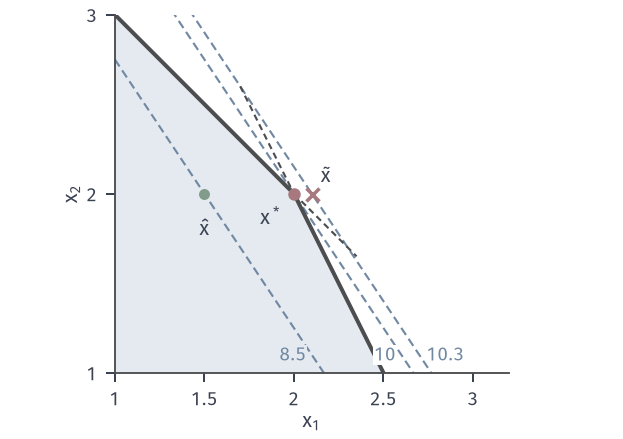

Recreate this plot in Python.
from pathlib import Path
import sys
ROOT = next(p for p in Path(__file__).resolve().parents if (p/'build.sh').is_file() and (p/'tex/book.tex').is_file())
sys.path.insert(0, str(ROOT/'figures/00-shared/mathematical-preliminaries-upper/00-shared/comprehension-figures'))
from support import figure, save, BLUE, GREEN, YELLOW, RED, PURPLE, INK, MUTED, GRID, BLUE_FILL, GREEN_FILL, YELLOW_FILL, RED_FILL, PURPLE_FILL
import numpy as np
HERE = Path(__file__).resolve().parent
STROKE = '#4C4D4F'
def panel(fig, left, right, top, bottom, wspace):
    fig.set_layout_engine(None)
    fig.subplots_adjust(left=left, right=right, top=top, bottom=bottom, wspace=wspace)
def tags(fig, axes):
    for ax, s in zip(axes, ('(a)', '(b)', '(c)', '(d)')):
        p = ax.get_position(); fig.text((p.x0+p.x1)/2, .015, s, ha='center', va='bottom')

# 资源分配：不可行点的目标值可以低于最优值。
fig, ax = figure(width_mm=88, height_mm=62)
poly=np.array([[1,1],[2.5,1],[2,2],[1,3]])
ax.fill(poly[:,0],poly[:,1],facecolor=BLUE_FILL,edgecolor='none',zorder=0)
s=np.array([1,2.0]); ax.plot(s,4-s,color=STROKE,lw=1.6,zorder=2); s=np.array([2.0,2.5]); ax.plot(s,6-2*s,color=STROKE,lw=1.6,zorder=2)
s=np.array([2,2.35]); ax.plot(s,4-s,color=STROKE,lw=.85,ls=(0,(3,2))); s=np.array([1.7,2]); ax.plot(s,6-2*s,color=STROKE,lw=.85,ls=(0,(3,2)))
for c,lab in ((8.5,'利润 8.5'),(10,'利润 10'),(10.3,'利润 10.3')):
    x=np.array([1,2.9]); ax.plot(x,(c-3*x)/2,color=BLUE,lw=.85,ls=(0,(4,2.2)),zorder=1)
ax.text(2.07,1.1,'8.5',ha='right',va='center',color=BLUE,fontsize=7.5,bbox=dict(fc=BLUE_FILL,ec='none',pad=.4))
ax.text(2.57,1.1,'10',ha='right',va='center',color=BLUE,fontsize=7.5,bbox=dict(fc='white',ec='none',pad=.4))
ax.text(2.74,1.1,'10.3',ha='left',va='center',color=BLUE,fontsize=7.5)
ax.plot([2],[2],'o',ms=5,color=RED,mew=0,zorder=6)
ax.plot([2.1],[2.0],'x',ms=5.2,color=RED,mew=1.4,zorder=6)
ax.plot([1.5],[2.0],'o',ms=4.4,color=GREEN,mew=0,zorder=6)
ax.text(1.94,1.93,r'$x^*$',ha='right',va='top'); ax.text(2.15,2.04,r'$\tilde{x}$',ha='left',va='bottom'); ax.text(1.5,1.86,r'$\hat{x}$',ha='center',va='top')
ax.set_xlim(1,3.2); ax.set_ylim(1,3); ax.set_aspect('equal'); ax.set_xticks([1,1.5,2,2.5,3]); ax.set_xticklabels(['1','1.5','2','2.5','3']); ax.set_yticks([1,2,3]); ax.set_xlabel('$x_1$',labelpad=1); ax.set_ylabel('$x_2$',labelpad=2)
save(fig, HERE, 'figure', {'x_star':[2,2],'x_tilde':[2.1,2.0],'x_hat':[1.5,2.0]})
